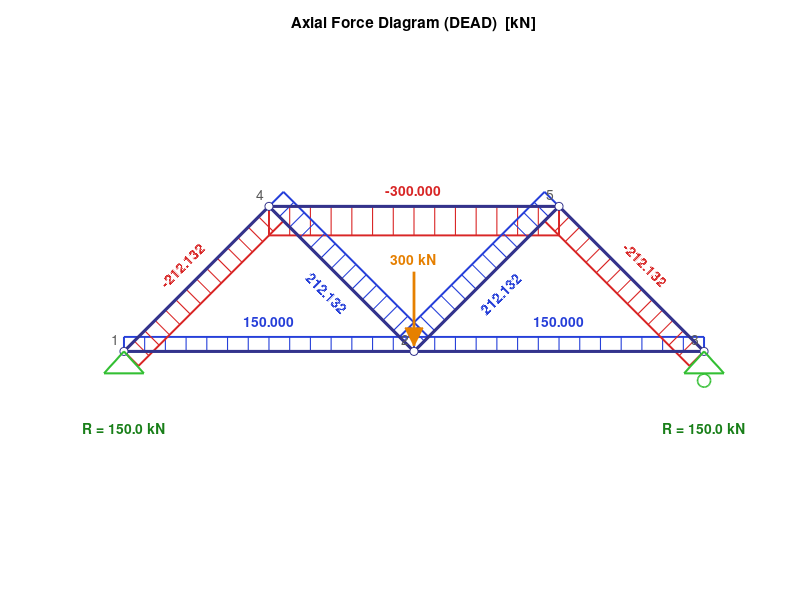
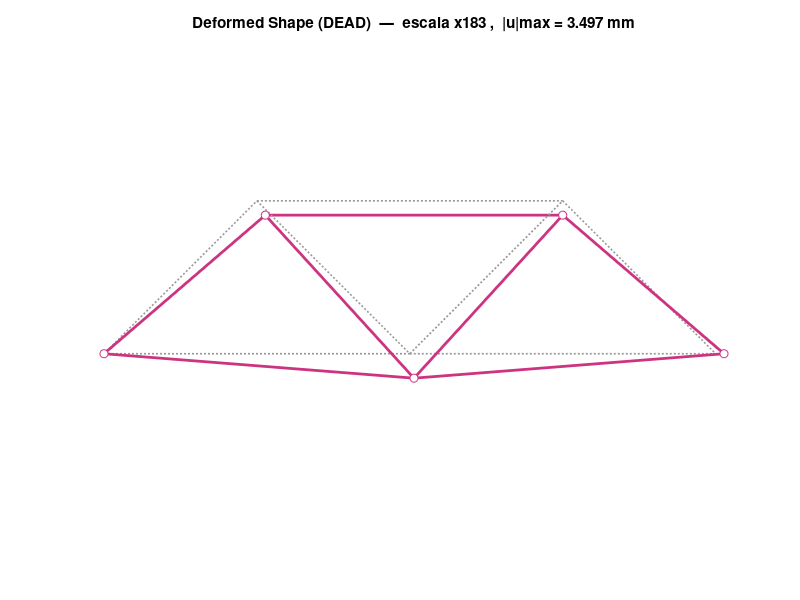

Reproduce these figures in MATLAB, in order.
% ============================================================
%  ARMADURA WARREN 2D  —  como SAP2000 (Axial Force Diagram)
%  Mismo ejercicio que se resuelve en MATLAB: b = 8 m, h = 4 m,
%  300 kN en el nudo central inferior. Rigidez directa y los
%  resultados con las tablas y la gráfica que muestra SAP2000.
%  Comprobado contra SAP2000 v24 (el juez): mismas N, reacciones
%  y desplazamientos (ver Armadura_Warren_SAP2000_sap.json).
% ============================================================

% --- Modelo como DATOS ---------------------------------------------------
b = 8;   h = 4;                       % paño (m) y altura (m)
E = 200e6;   A = 0.01;                % kN/m2 , m2  (acero, A = 100 cm2)
% NUDOS: [ x   y   restrX restrY    Fx     Fy ]   (m , kN)
NUDOS = [ 0     0     1     1      0      0        % 1  apoyo fijo
          b     0     0     0      0   -300        % 2  carga
          2*b   0     0     1      0      0        % 3  apoyo móvil
          b/2   h     0     0      0      0        % 4
          3*b/2 h     0     0      0      0 ];     % 5
% BARRAS: [ nudoI  nudoJ ]
BARRAS = [ 1 2      % cordón inferior
           2 3
           4 5      % cordón superior
           1 4      % diagonales
           4 2
           2 5
           5 3 ];
nN = size(NUDOS,1);   nE = size(BARRAS,1);

% --- Rigidez global  K = Σ (EA/L) · T' · [1 -1; -1 1] · T ---------------
K = zeros(2*nN);
L = zeros(nE,1);  cs = zeros(nE,2);
for e = 1:nE
    i = BARRAS(e,1);  j = BARRAS(e,2);
    dx = NUDOS(j,1) - NUDOS(i,1);   dy = NUDOS(j,2) - NUDOS(i,2);
    L(e) = sqrt(dx^2 + dy^2);   c = dx/L(e);   s = dy/L(e);   cs(e,:) = [c s];
    k = E*A/L(e) * [ c*c  c*s -c*c -c*s
                     c*s  s*s -c*s -s*s
                    -c*c -c*s  c*c  c*s
                    -c*s -s*s  c*s  s*s ];
    g = [2*i-1 2*i 2*j-1 2*j];
    K(g,g) = K(g,g) + k;
end

% --- Solución  K u = F ----------------------------------------------------
F = reshape(NUDOS(:,5:6)', [], 1);
R = reshape(NUDOS(:,3:4)', [], 1);
libres = find(R == 0);   fijos = find(R == 1);
u = zeros(2*nN,1);
u(libres) = K(libres,libres) \ F(libres);
Reac = K*u - F;                                   % reacciones (solo en GDL fijos)

% --- Fuerza axial por barra (+ tracción, − compresión) -------------------
N = zeros(nE,1);
for e = 1:nE
    i = BARRAS(e,1);  j = BARRAS(e,2);  c = cs(e,1);  s = cs(e,2);
    N(e) = E*A/L(e) * ( c*(u(2*j-1)-u(2*i-1)) + s*(u(2*j)-u(2*i)) );
end

% --- Tablas como SAP2000 ---------------------------------------------------
disp('TABLE:  Joint Displacements   (DEAD, m)')
fprintf('  Joint        U1              U3\n');
for n = 1:nN
    fprintf('  %3d   %13.6e   %13.6e\n', n, u(2*n-1), u(2*n));
end
disp('TABLE:  Joint Reactions   (DEAD, kN)')
fprintf('  Joint        F1              F3\n');
for n = 1:nN
    if any(NUDOS(n,3:4))
        fprintf('  %3d   %13.4f   %13.4f\n', n, Reac(2*n-1), Reac(2*n));
    end
end
disp('TABLE:  Element Forces - Frames   (DEAD, kN)')
fprintf('  Frame   I-J       P (kN)     L (m)\n');
for e = 1:nE
    fprintf('  %3d    %d-%d   %11.3f   %7.3f\n', e, BARRAS(e,1), BARRAS(e,2), N(e), L(e));
end
fprintf('Suma de reacciones verticales = %.3f kN  (carga = %.3f kN)\n', sum(Reac(2:2:end)), -sum(F(2:2:end)));

% --- Gráfica 1: Axial Force Diagram (DEAD) [kN], estilo SAP2000 ------------
% Banda perpendicular a cada barra, alto proporcional a |N|, con rayas como SAP.
% Azul = tracción, rojo = compresión (colores de SAP2000 para P).
figure; hold on; axis equal; axis off;
title('Axial Force Diagram (DEAD)  [kN]');
Nmax = max(abs(N));   esc = 0.10*b / Nmax;           % alto de banda: 10 % del paño para Nmax
for e = 1:nE
    i = BARRAS(e,1);  j = BARRAS(e,2);  c = cs(e,1);  s = cs(e,2);
    xi = NUDOS(i,1);  yi = NUDOS(i,2);  xj = NUDOS(j,1);  yj = NUDOS(j,2);
    nx = -s;  ny = c;                                  % normal a la barra
    d  = N(e)*esc;
    if N(e) >= 0,  col = [0.15 0.25 0.85];  else,  col = [0.85 0.15 0.15];  end
    X = [xi, xj, xj + nx*d, xi + nx*d];
    Y = [yi, yj, yj + ny*d, yi + ny*d];
    patch(X, Y, col, 'FaceColor', 'none', 'EdgeColor', col, 'LineWidth', 1.4);
    nr = 14;                                            % rayas perpendiculares
    for r = 0:nr
        t = r/nr;
        px = xi + t*(xj - xi);   py = yi + t*(yj - yi);
        plot([px, px + nx*d], [py, py + ny*d], '-', 'Color', col, 'LineWidth', 0.8);
    end
    % etiqueta a mitad de la barra
    xm = (xi + xj)/2;   ym = (yi + yj)/2;
    if abs(s) < 1e-9
        % cordones: siempre POR ENCIMA de la barra (fuera de la banda si es de tracción)
        ym = yi + max(d*ny, 0) + 0.45;
    else
        % diagonales: del lado CONTRARIO a la banda, así no pisa las bandas vecinas
        sd = sign(d + 1e-12);
        xm = xm - nx*sd*0.55;   ym = ym - ny*sd*0.55;
    end
    text(xm, ym, sprintf('%.3f', N(e)), 'Color', col, 'FontWeight', 'bold', ...
         'HorizontalAlignment', 'center', 'Rotation', atan2(s, c)*180/pi);
end
for e = 1:nE                                          % la armadura encima
    i = BARRAS(e,1);  j = BARRAS(e,2);
    plot(NUDOS([i j],1), NUDOS([i j],2), '-', 'Color', [0.2 0.2 0.55], 'LineWidth', 2.2);
end
plot(NUDOS(:,1), NUDOS(:,2), 'o', 'Color', [0.2 0.2 0.55], 'MarkerFaceColor', 'w', 'MarkerSize', 6);
% apoyos: fijo (triángulo) y móvil (triángulo + círculo), verdes como SAP2000
for n = find(NUDOS(:,4) == 1)'
    x0 = NUDOS(n,1);  y0 = NUDOS(n,2);  a = 0.55;
    patch([x0, x0 - a, x0 + a], [y0, y0 - 1.1*a, y0 - 1.1*a], [0.2 0.75 0.2], 'FaceColor', 'none', 'EdgeColor', [0.2 0.75 0.2], 'LineWidth', 1.5);
    if NUDOS(n,3) == 0
        tt = linspace(0, 2*pi, 30);
        plot(x0 + 0.18*cos(tt), y0 - 1.1*a - 0.2 + 0.18*sin(tt), '-', 'Color', [0.2 0.75 0.2], 'LineWidth', 1.2);
    end
    text(x0, y0 - 2.1, sprintf('R = %.1f kN', Reac(2*n)), 'Color', [0.1 0.5 0.1], 'HorizontalAlignment', 'center', 'FontWeight', 'bold');
end
% carga
for n = find(NUDOS(:,6) ~= 0)'
    x0 = NUDOS(n,1);  y0 = NUDOS(n,2);
    plot([x0 x0], [y0 + 2.2, y0 + 0.15], '-', 'Color', [0.9 0.5 0], 'LineWidth', 2);
    patch([x0, x0 - 0.25, x0 + 0.25], [y0 + 0.15, y0 + 0.65, y0 + 0.65], [0.9 0.5 0], 'EdgeColor', [0.9 0.5 0]);
    text(x0, y0 + 2.55, sprintf('%.0f kN', -NUDOS(n,6)), 'Color', [0.9 0.5 0], 'FontWeight', 'bold', 'HorizontalAlignment', 'center');
end
for n = 1:nN
    text(NUDOS(n,1) - 0.35, NUDOS(n,2) + 0.35, sprintf('%d', n), 'Color', [0.35 0.35 0.35]);
end

% --- Gráfica 2: deformada (DEAD), como «Deformed Shape» de SAP2000 --------
figure; hold on; axis equal; axis off;
fac = 0.08*b / max(abs(u));
title(sprintf('Deformed Shape (DEAD)  —  escala x%.0f ,  |u|max = %.3f mm', fac, 1000*max(abs(u))));
for e = 1:nE
    i = BARRAS(e,1);  j = BARRAS(e,2);
    plot(NUDOS([i j],1), NUDOS([i j],2), ':', 'Color', [0.6 0.6 0.6], 'LineWidth', 1.2);
    plot(NUDOS([i j],1) + fac*u([2*i-1 2*j-1]), NUDOS([i j],2) + fac*u([2*i 2*j]), '-', 'Color', [0.8 0.2 0.5], 'LineWidth', 2);
end
plot(NUDOS(:,1) + fac*u(1:2:end), NUDOS(:,2) + fac*u(2:2:end), 'o', 'Color', [0.8 0.2 0.5], 'MarkerFaceColor', 'w', 'MarkerSize', 6);
